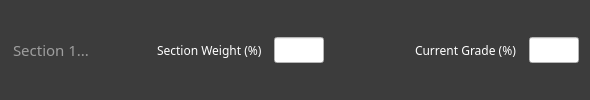
       <widget class="QFrame" name="input1Frame">
        <property name="autoFillBackground">
         <bool>false</bool>
        </property>
        <property name="styleSheet">
         <string notr="true">background-color: rgb(60, 60, 60);</string>
        </property>
        <property name="frameShape">
         <enum>QFrame::NoFrame</enum>
        </property>
        <property name="frameShadow">
         <enum>QFrame::Plain</enum>
        </property>
        <property name="lineWidth">
         <number>0</number>
        </property>
        <layout class="QHBoxLayout" name="horizontalLayout_8">
         <item>
          <widget class="QLineEdit" name="s1">
           <property name="font">
            <font>
             <family>Montserrat Medium</family>
             <pointsize>11</pointsize>
            </font>
           </property>
           <property name="styleSheet">
            <string notr="true">color: rgb(255, 255, 255);</string>
           </property>
           <property name="frame">
            <bool>false</bool>
           </property>
           <property name="placeholderText">
            <string>Section 1...</string>
           </property>
          </widget>
         </item>
         <item>
          <widget class="QLabel" name="label">
           <property name="font">
            <font>
             <family>Montserrat SemiBold</family>
             <pointsize>9</pointsize>
            </font>
           </property>
           <property name="styleSheet">
            <string notr="true">color: rgb(255, 255, 255);</string>
           </property>
           <property name="text">
            <string>Section Weight (%)  </string>
           </property>
          </widget>
         </item>
         <item>
          <widget class="QLineEdit" name="w1">
           <property name="maximumSize">
            <size>
             <width>50</width>
             <height>16777215</height>
            </size>
           </property>
           <property name="font">
            <font>
             <family>Montserrat SemiBold</family>
             <pointsize>10</pointsize>
            </font>
           </property>
           <property name="styleSheet">
            <string notr="true">background-color: rgb(255, 255, 255);
color: rgb(0, 0, 0);</string>
           </property>
           <property name="text">
            <string/>
           </property>
           <property name="placeholderText">
            <string/>
           </property>
          </widget>
         </item>
         <item>
          <spacer name="horizontalSpacer">
           <property name="orientation">
            <enum>Qt::Horizontal</enum>
           </property>
           <property name="sizeType">
            <enum>QSizePolicy::Fixed</enum>
           </property>
           <property name="sizeHint" stdset="0">
            <size>
             <width>85</width>
             <height>20</height>
            </size>
           </property>
          </spacer>
         </item>
         <item>
          <widget class="QLabel" name="grade1text">
           <property name="font">
            <font>
             <family>Montserrat SemiBold</family>
             <pointsize>9</pointsize>
            </font>
           </property>
           <property name="styleSheet">
            <string notr="true">color: rgb(255, 255, 255);</string>
           </property>
           <property name="text">
            <string>Current Grade (%)  </string>
           </property>
          </widget>
         </item>
         <item>
          <widget class="QLineEdit" name="g1">
           <property name="maximumSize">
            <size>
             <width>50</width>
             <height>16777215</height>
            </size>
           </property>
           <property name="font">
            <font>
             <family>Montserrat SemiBold</family>
             <pointsize>10</pointsize>
            </font>
           </property>
           <property name="styleSheet">
            <string notr="true">background-color: rgb(255, 255, 255);
color: rgb(0, 0, 0);</string>
           </property>
          </widget>
         </item>
        </layout>
       </widget>
